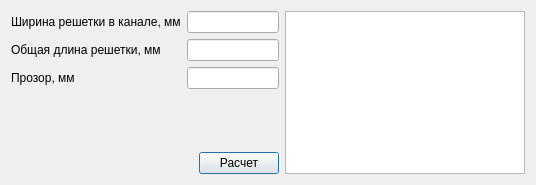
<?xml version="1.0" encoding="UTF-8"?>
<ui version="4.0">
 <class>Dialog</class>
 <widget class="QDialog" name="Dialog">
  <property name="geometry">
   <rect>
    <x>0</x>
    <y>0</y>
    <width>536</width>
    <height>185</height>
   </rect>
  </property>
  <property name="windowTitle">
   <string>Dialog</string>
  </property>
  <layout class="QHBoxLayout" name="horizontalLayout_2">
   <item>
    <layout class="QVBoxLayout" name="verticalLayout">
     <item>
      <layout class="QGridLayout" name="gridLayout">
       <item row="1" column="0">
        <widget class="QLabel" name="label_2">
         <property name="text">
          <string>Общая длина решетки, мм</string>
         </property>
        </widget>
       </item>
       <item row="2" column="0">
        <widget class="QLabel" name="label_3">
         <property name="text">
          <string>Прозор, мм</string>
         </property>
        </widget>
       </item>
       <item row="0" column="0">
        <widget class="QLabel" name="label">
         <property name="text">
          <string>Ширина решетки в канале, мм</string>
         </property>
        </widget>
       </item>
       <item row="0" column="1">
        <widget class="QLineEdit" name="edt_width"/>
       </item>
       <item row="1" column="1">
        <widget class="QLineEdit" name="edt_length"/>
       </item>
       <item row="2" column="1">
        <widget class="QLineEdit" name="edt_gap"/>
       </item>
      </layout>
     </item>
     <item>
      <spacer name="verticalSpacer">
       <property name="orientation">
        <enum>Qt::Vertical</enum>
       </property>
       <property name="sizeHint" stdset="0">
        <size>
         <width>20</width>
         <height>40</height>
        </size>
       </property>
      </spacer>
     </item>
     <item>
      <layout class="QHBoxLayout" name="horizontalLayout">
       <item>
        <spacer name="horizontalSpacer">
         <property name="orientation">
          <enum>Qt::Horizontal</enum>
         </property>
         <property name="sizeHint" stdset="0">
          <size>
           <width>40</width>
           <height>20</height>
          </size>
         </property>
        </spacer>
       </item>
       <item>
        <widget class="QPushButton" name="btn_run">
         <property name="text">
          <string>Расчет</string>
         </property>
        </widget>
       </item>
      </layout>
     </item>
    </layout>
   </item>
   <item>
    <widget class="QPlainTextEdit" name="txt_result"/>
   </item>
  </layout>
 </widget>
 <resources/>
 <connections/>
</ui>
